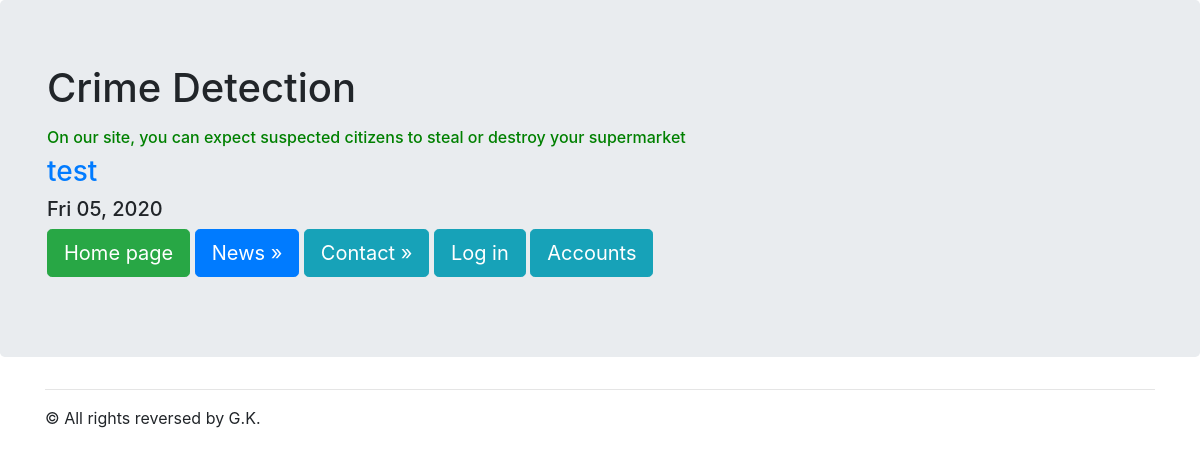
Before: /news/ with the older database file.
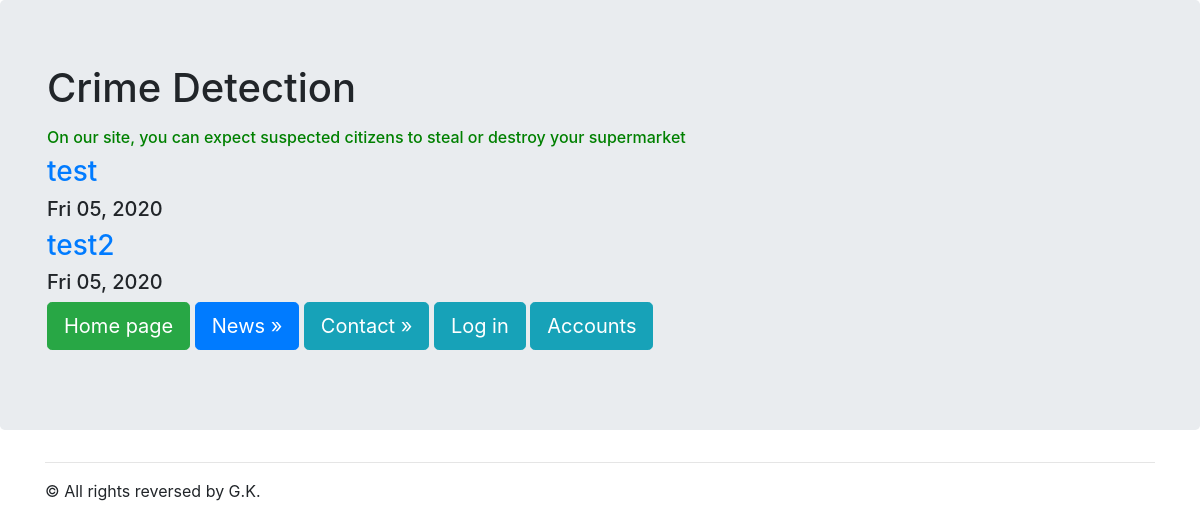
After: the same page with the newer database file.
### news/models.py (models this page shows, shortened)
class Articles(models.Model):
    title = models.CharField(max_length=120)
    post = models.TextField()
    date = models.DateTimeField()
    image=models.ImageField(null=True, blank=True,upload_to="images/")
    objects = models.Manager()
    def bit (self):
        if self.image:
            return u'<img src="%s" width="70"/>'% self.article_image.url
        else:
            return u'(none)'
    bit.allow_tags = True

### news/templates/news/posts.html
{% extends "mainApp/wrapper.html" %}
{% block content %}
    {% for post in object_list %}
    <a href="/news/{{post.id}}"><h3>{{post.title}}</h3></a>
    <h5>{{post.date|date:"D m, Y"}}</h5>
    {% endfor %}
{% endblock %}

Changed rows visible on the page:
added Articles: title "test2", date "Fri 05, 2020"
